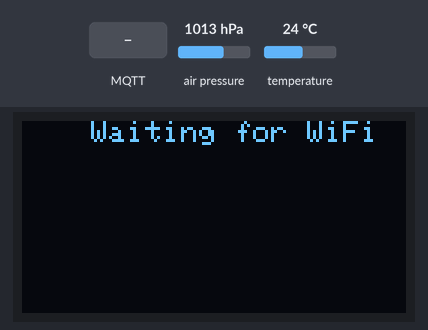
Recording of a sketch running on a simulated ESP8266 (NodeMCU). On the bench: 128×64 one-colour display. The inputs (shaded band) are chosen by the test bench; at power-on: air pressure 1013 hPa, temperature 24 °C. WiFi joins after 1.5 s; servers stay silent unless stated; no MQTT or app messages arrive unless stated; what the sketch prints to the serial monitor is not drawn.

Above: at 0.1 s.
At 1.7 s:
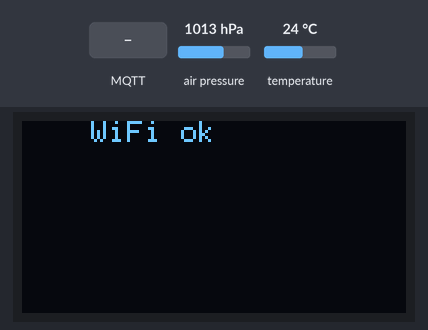
At 2.8 s:
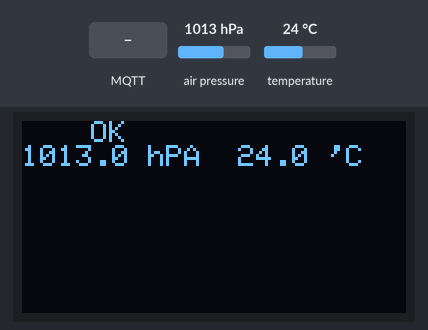
2.9 s: MQTT message "1" arrives on the first subscribed topic
4.4 s: MQTT message "on" arrives on the first subscribed topic
5.9 s: MQTT message "off" arrives on the first subscribed topic
Timing chart, 0 to 8.9 s (numbered marks = the images above; inputs shaded):
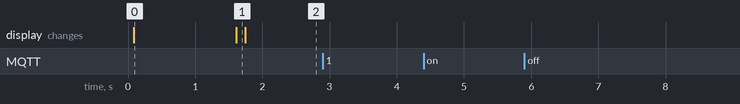

Measured:
- after the input at 2.9 s, every drawn part: stays the same
- after the input at 4.4 s, every drawn part: stays the same
- after the input at 5.9 s, every drawn part: stays the same
- what the display in image 0 shows lasts 1.5 s, from 0.1 s to 1.6 s

The sketch:

smarthome1.ino
```cpp
  // Mar 2019 by Jesse Bedard
// Released to the public domain

// Arduino IDE 1.8.9
#include <Wire.h>
// SCL <-> D1, SCA <-> D2
// ESP8266 Version 2.6.1
#include <ESP8266WiFi.h>
// Version 2.7.0
#include <PubSubClient.h>
// Version 1.0.5
#include <Adafruit_BMP280.h>

#include "settings.h"
#include "display.h"

//Simple boolean to indicate first startup loop
bool startup = false;

// timer and interrupt variables
bool readSensor = false;
float temperature = 0.0;
float pressure = 0.0;
bool sendMqttData;

WiFiClientSecure client;
PubSubClient mqttclient(client);
DisplayHelper display;
Adafruit_BMP280 bmp;

void callback(char* topic, byte* payload, unsigned int length) {
  Serial.print("Message arrived [");
  Serial.print(topic);
  Serial.print("] ");
  for (int i = 0; i < length; i++) {
    char receivedChar = (char)payload[i];
    Serial.println(receivedChar);
    //****
    //Do some action based on message received
    //***
  }
}


void reconnect() {
  Serial.print("Attempting MQTT connection...");
  display.status("MQTT connect... ");
  //Attempt to connect
  if (mqttclient.connect(mqtt_clientname, mqtt_username, mqtt_password)) {
    Serial.println("connected");
    display.status("OK");
    //Subscribe to topic
    mqttclient.subscribe(mqtt_topic);
  } else {
    Serial.print("failed, rc=");
    Serial.print(mqttclient.state());
    display.status("mqtt failed (5 sec)");
    Serial.println(" try again in 5 seconds");
    // Wait 5 seconds before retrying
    delay(5000);
  } //if
}

void publishFloat(char* topic, float v) {
  Serial.println("publishFloat");
  char floatBuffer[8];
  Serial.println("dtostrf");
  dtostrf(v, 5, 2, floatBuffer);
  Serial.println("publish");
  mqttclient.publish(topic, floatBuffer);
}

void setup()
{
  Serial.begin(115200);
  Serial.println("Boot");
  Wire.begin();
  display.init();
  WiFi.enableAP(false);
  WiFi.mode(WIFI_STA);
  WiFi.begin(ssid, password);
  //****
  //Important to set fingerprint to verify server
  //setInsecure() will allow the ssl connection without verification
  //****
  //client.setInsecure(); //Do NOT verify server!!!
  client.setFingerprint(fingerprint);

  if (!bmp.begin()) {
    Serial.println(F("Could not find a valid BMP280 sensor, check wiring!"));
  }

  isr_init();

  Serial.println("Connecting to WiFi.");
  display.status("Waiting for WiFi");
  int _try = 0;
  while (WiFi.status() != WL_CONNECTED) {
    Serial.print(".");
    delay(500);
    _try++;
    if (_try > 40) {
      Serial.println("Reset..");
      display.status("Reset");
      delay(800);
      ESP.restart();
    }
  }
  Serial.println("Connected to the WiFi network");
  display.status("WiFi ok");

  //Connect to your MQTT Server and set callback
  mqttclient.setServer(mqtt_server, mqtt_port);
  mqttclient.setCallback(callback);
}

void loop()
{
  if (!mqttclient.connected()) {
    reconnect();
  }

  //Publish a startup message
  if (startup == false) {
    Serial.print("Publish startup message 1");
    mqttclient.publish(mqtt_topic, "1", true);
    startup = true;
  };

  mqttclient.loop();

  if (readSensor) {
    updateSensorValues();
  }

  if (sendMqttData) {
    Serial.println("sendMqttt");
    display.isTransmitting(true);
    sendMqttData = false;
    publishFloat("/d/r1/sensors/temp", temperature);
    publishFloat("/d/r1/sensors/pressure", pressure);
    display.isTransmitting(false);
  }

  yield();
}
```

display.cpp
```cpp
#include "display.h"

#define OLED_RESET LED_BUILTIN

#define DISPLAY_DEBUG

Adafruit_SSD1306 i2c_display(128, 64, &Wire, OLED_RESET);


DisplayHelper::DisplayHelper() {}
void DisplayHelper::init()
{
#ifdef DISPLAY_DEBUG
  Serial.println("Initialize display");
#endif
  this->_display = i2c_display;
  i2c_display.begin(SSD1306_SWITCHCAPVCC, 0x3C); //Adressierung beachten, hier 0x3C!
  i2c_display.clearDisplay();
  i2c_display.setTextColor(WHITE);
  i2c_display.setTextSize(1);
  i2c_display.setCursor(23, 0);
  i2c_display.println("Booting...");
  i2c_display.display();
#ifdef DISPLAY_DEBUG
  Serial.println("Display ready");
#endif
}

void DisplayHelper::status(char* text)
{
#ifdef DISPLAY_DEBUG
  Serial.print("Setting text ");
#endif
  strlcpy(_text, text, BUFFERLENGTH_STATUS);
#ifdef DISPLAY_DEBUG
  Serial.println(_text);
#endif
  this->refresh();
}

void DisplayHelper::refresh()
{
  i2c_display.clearDisplay();
  i2c_display.setCursor(23, 0);
  i2c_display.print(_text);
  if (this->_isTransmitting) {
    this->_display.print(" ~");
  }
  i2c_display.println("");
  i2c_display.println(this->_sensorData);
  i2c_display.display();
}

void DisplayHelper::sensorData(float temperature, float pressure)
{
#ifdef DISPLAY_DEBUG
  Serial.print("Sensor data: ");
#endif
  sprintf(this->_sensorData, "%.1f hPA  %.1f 'C", pressure, temperature, 0xBA);
#ifdef DISPLAY_DEBUG
  Serial.println(this->_sensorData);
#endif
}

void DisplayHelper::isTransmitting(bool transmitStatus)
{
#ifdef DISPLAY_DEBUG
  Serial.print("Setting isTransmitting=");
  Serial.println(transmitStatus ? "true" : "false");
#endif
  this->_isTransmitting = transmitStatus;
  this->refresh();
}
```

display.h
```cpp
#ifndef SMARTHOME_DISPLAY
#define SMARTHOME_DISPLAY

// Version 1.6.1
#include <Adafruit_GFX.h>
// Version 2.0.1
#include <Adafruit_SSD1306.h>

#include <SPI.h>
#include <Wire.h>

#define BUFFERLENGTH_STATUS 20

class DisplayHelper
{
  public:
    DisplayHelper();
    void init();
    void status(char* text);
    void sensorData(float temperature, float pressure);
    void isTransmitting(bool transmitStatus);
  private:
    Adafruit_SSD1306 _display;
    char _text[BUFFERLENGTH_STATUS];
    bool _isTransmitting;
    char _sensorData[BUFFERLENGTH_STATUS];
    void refresh();
};

#endif
```

isr_functions.ino
```cpp
#include <Ticker.h>

Ticker ticker;

void triggerReadSensor() {
  readSensor = true  ;
}

void updateSensorValues() {
  temperature = bmp.readTemperature();
  pressure = bmp.readPressure() / 100.0;
  display.sensorData(temperature, pressure);
  readSensor = false;
  sendMqttData = true;
}

void isr_init() {
  Serial.println("ISR init");
  ticker.attach(60, triggerReadSensor);
  triggerReadSensor();
}
```

settings-default.h
```cpp
// Define Your Settings
const char* ssid = "WiFi";
const char* password = "12340987";
const char* mqtt_server = "mqtt.example.org";
const char* mqtt_username = "client";
const char* mqtt_password = "passw";
const char* mqtt_clientname = "client1";
const int mqtt_port = 8883;
char* mqtt_topic = "/d/r1/sensors/temp";

// openssl x509 -noout -fingerprint -sha1 -inform pem -in server.crt
const char fingerprint[] PROGMEM = "FF 7F FE FF 59 83 CE E8 53 CB 30 D1 BF DB 08 2C F5 C9 AB 93";
```
